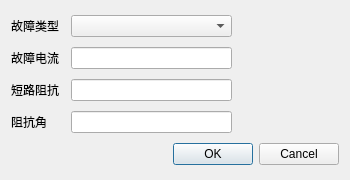
<?xml version="1.0" encoding="UTF-8"?>
<ui version="4.0">
 <class>ValueCalc_1206</class>
 <widget class="QDialog" name="ValueCalc_1206">
  <property name="geometry">
   <rect>
    <x>0</x>
    <y>0</y>
    <width>350</width>
    <height>180</height>
   </rect>
  </property>
  <property name="windowTitle">
   <string>Dialog</string>
  </property>
  <layout class="QVBoxLayout" name="verticalLayout">
   <item>
    <layout class="QHBoxLayout" name="horizontalLayout" stretch="1,3,2">
     <item>
      <widget class="QLabel" name="label">
       <property name="text">
        <string>故障类型</string>
       </property>
      </widget>
     </item>
     <item>
      <widget class="QComboBox" name="comboBox"/>
     </item>
     <item>
      <spacer name="horizontalSpacer_4">
       <property name="orientation">
        <enum>Qt::Horizontal</enum>
       </property>
       <property name="sizeHint" stdset="0">
        <size>
         <width>40</width>
         <height>20</height>
        </size>
       </property>
      </spacer>
     </item>
    </layout>
   </item>
   <item>
    <layout class="QHBoxLayout" name="horizontalLayout_2" stretch="1,3,2">
     <item>
      <widget class="QLabel" name="label_2">
       <property name="text">
        <string>故障电流</string>
       </property>
      </widget>
     </item>
     <item>
      <widget class="QLineEdit" name="lineEdit_dianliu"/>
     </item>
     <item>
      <spacer name="horizontalSpacer">
       <property name="orientation">
        <enum>Qt::Horizontal</enum>
       </property>
       <property name="sizeHint" stdset="0">
        <size>
         <width>40</width>
         <height>20</height>
        </size>
       </property>
      </spacer>
     </item>
    </layout>
   </item>
   <item>
    <layout class="QHBoxLayout" name="horizontalLayout_3" stretch="1,3,2">
     <item>
      <widget class="QLabel" name="label_3">
       <property name="text">
        <string>短路阻抗</string>
       </property>
      </widget>
     </item>
     <item>
      <widget class="QLineEdit" name="lineEdit_zukang"/>
     </item>
     <item>
      <spacer name="horizontalSpacer_2">
       <property name="orientation">
        <enum>Qt::Horizontal</enum>
       </property>
       <property name="sizeHint" stdset="0">
        <size>
         <width>40</width>
         <height>20</height>
        </size>
       </property>
      </spacer>
     </item>
    </layout>
   </item>
   <item>
    <layout class="QHBoxLayout" name="horizontalLayout_4" stretch="1,3,2">
     <item>
      <widget class="QLabel" name="label_4">
       <property name="text">
        <string>阻抗角</string>
       </property>
      </widget>
     </item>
     <item>
      <widget class="QLineEdit" name="lineEdit_zukangjiao"/>
     </item>
     <item>
      <spacer name="horizontalSpacer_3">
       <property name="orientation">
        <enum>Qt::Horizontal</enum>
       </property>
       <property name="sizeHint" stdset="0">
        <size>
         <width>40</width>
         <height>20</height>
        </size>
       </property>
      </spacer>
     </item>
    </layout>
   </item>
   <item>
    <widget class="QDialogButtonBox" name="buttonBox">
     <property name="orientation">
      <enum>Qt::Horizontal</enum>
     </property>
     <property name="standardButtons">
      <set>QDialogButtonBox::Cancel|QDialogButtonBox::Ok</set>
     </property>
    </widget>
   </item>
  </layout>
 </widget>
 <resources/>
 <connections>
  <connection>
   <sender>buttonBox</sender>
   <signal>accepted()</signal>
   <receiver>ValueCalc_1206</receiver>
   <slot>accept()</slot>
   <hints>
    <hint type="sourcelabel">
     <x>248</x>
     <y>254</y>
    </hint>
    <hint type="destinationlabel">
     <x>157</x>
     <y>274</y>
    </hint>
   </hints>
  </connection>
  <connection>
   <sender>buttonBox</sender>
   <signal>rejected()</signal>
   <receiver>ValueCalc_1206</receiver>
   <slot>reject()</slot>
   <hints>
    <hint type="sourcelabel">
     <x>316</x>
     <y>260</y>
    </hint>
    <hint type="destinationlabel">
     <x>286</x>
     <y>274</y>
    </hint>
   </hints>
  </connection>
 </connections>
</ui>
